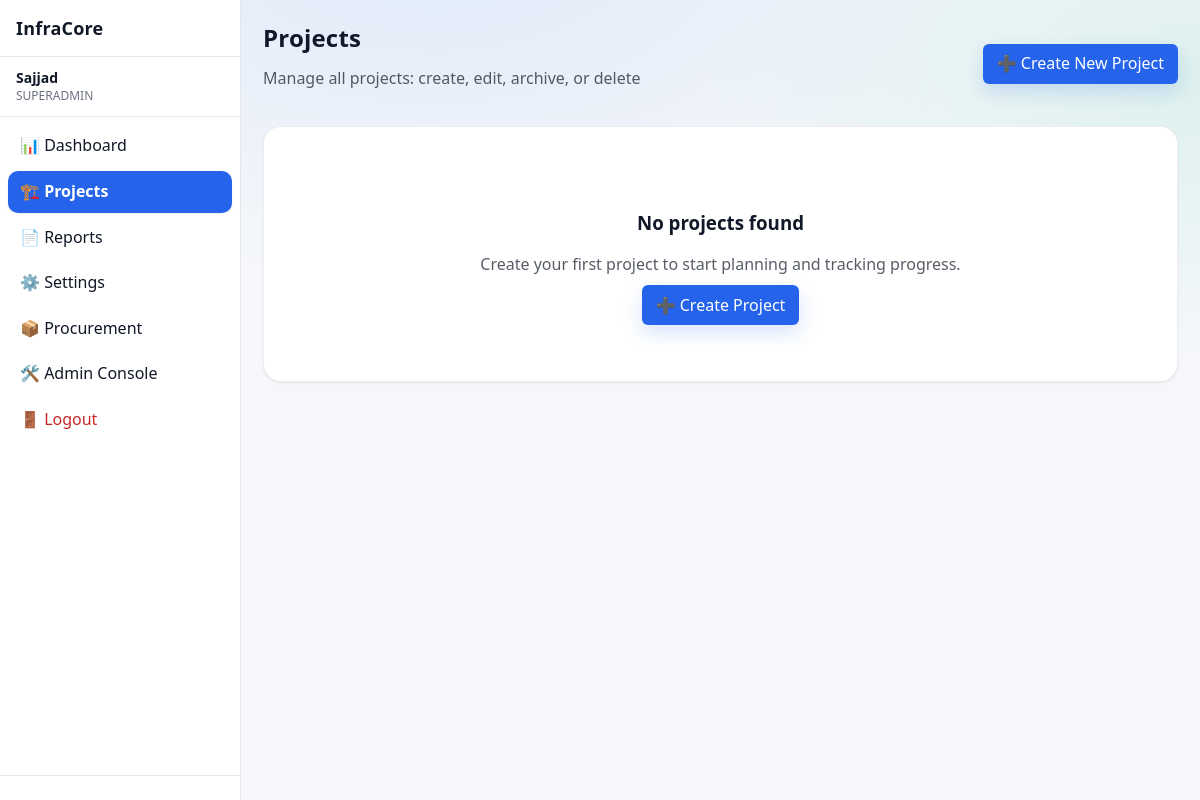
Page /projects (signed in) on the earlier database version.
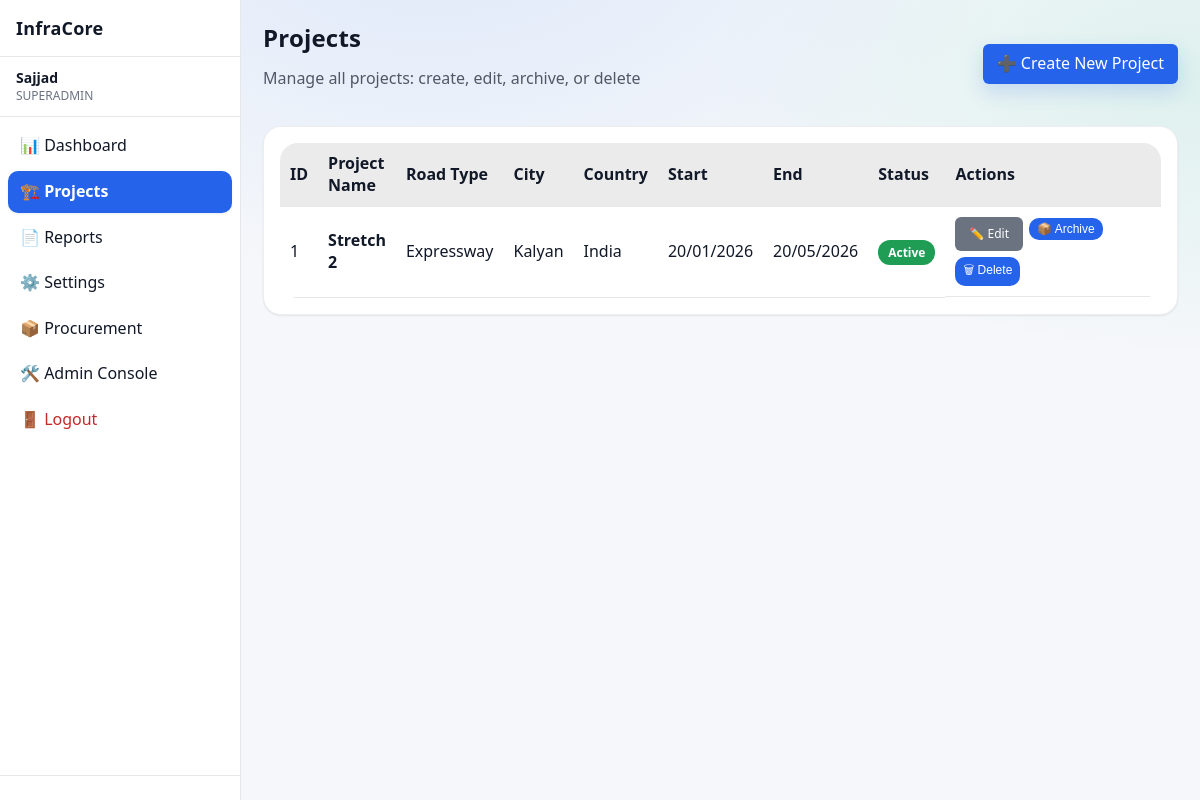
Same page on the later database version.
### app/models/project.py (models this page shows)
class Project(Base):
    __tablename__ = "projects"
    id = Column(Integer, primary_key=True, index=True)
    name = Column(String(255), nullable=False)
    project_code = Column(String(100), nullable=True)
    client_authority = Column(String(255), nullable=True)
    contractor = Column(String(255), nullable=True)
    consultant_pmc = Column(String(255), nullable=True)
    is_active = Column(Boolean, default=True, nullable=False)
    status = Column(String(20), default="active", nullable=False)
    road_type = Column(String(100), nullable=False)
    lanes = Column(Integer, nullable=False)
    road_width = Column(Float, nullable=False)
    road_length_km = Column(Float, nullable=False)
    carriageway_width = Column(Float, nullable=True)
    shoulder_type = Column(String(100), nullable=True)
    median_type = Column(String(100), nullable=True)
    project_type = Column(String(50), nullable=False, server_default="")
    road_name = Column(String(255), nullable=True)
    lane_configuration = Column(String(10), nullable=True)
    road_pavement_type = Column(String(20), nullable=True)
    terrain_type = Column(String(20), nullable=True)
    concrete_pavement_type = Column(String(20), nullable=True)  # PQC/RCC
    slab_thickness_mm = Column(Integer, nullable=True)
    grade_of_concrete = Column(String(20), nullable=True)
    joint_spacing_m = Column(Float, nullable=True)
    dowel_diameter_mm = Column(Integer, nullable=True)
    tie_bar_diameter_mm = Column(Integer, nullable=True)
    road_construction_type = Column(String(100), nullable=True)
    road_category = Column(String(100), nullable=True)
    road_engineering_type = Column(String(150), nullable=True)
    road_preset_key = Column(String(200), nullable=True)
    road_extras_json = Column(Text, nullable=True)
    preset_activities_json = Column(Text, nullable=True)
    preset_materials_json = Column(Text, nullable=True)
    country = Column(String(100), nullable=False)
    state = Column(String(100), nullable=True)
    district = Column(String(100), nullable=True)
    city = Column(String(100), nullable=False)
    location_id = Column(Integer, ForeignKey("locations.id"), nullable=True)
    chainage_start = Column(String(50), nullable=True)
    chainage_end = Column(String(50), nullable=True)
    planned_start_date = Column(Date, nullable=False)
    planned_end_date = Column(Date, nullable=False)
    created_by = Column(Integer, nullable=False)
    created_at = Column(DateTime, default=datetime.utcnow, nullable=False)
    updated_at = Column(
        DateTime,
        default=datetime.utcnow,
        onupdate=datetime.utcnow,
        nullable=False,
    )
    completed_at = Column(DateTime, nullable=True)
    activities = relationship(
        "Activity",
        back_populates="project",
        cascade="all, delete-orphan"
    )
    project_activities = relationship(
        "ProjectActivity",
        back_populates="project",
        cascade="all, delete-orphan"
    )
    planned_materials = relationship(
        "PlannedMaterial",
        back_populates="project",
        cascade="all, delete-orphan"
    )
    material_usage_daily = relationship(
        "MaterialUsageDaily",
        back_populates="project",
        cascade="all, delete-orphan"
    )
    location = relationship("Location")

### app/routes/projects.py (the view)
@router.get("", response_class=HTMLResponse)
def projects_page(request: Request, db: Session = Depends(get_db)):
    user = request.session.get("user")
    if not user:
        flash(request, "Please login to continue", "warning")
        return RedirectResponse("/login", status_code=302)
    base = (
        db.query(Project)
        .outerjoin(ProjectUser, Project.id == ProjectUser.project_id)
        .filter(
            Project.is_active == True,
            Project.status == "active",
            Project.completed_at.is_(None),
        )
    )
    base = base.filter(
        ~func.lower(Project.name).like("%preset%"),
        ~func.lower(Project.name).like("%test%"),
    )
    if user.get("role") in {"admin", "superadmin"}:
        projects = base.distinct().order_by(Project.id.desc()).all()
    else:
        projects = (
            base.filter(
                (Project.created_by == user["id"]) |
                (ProjectUser.user_id == user["id"])
            )
            .distinct()
            .order_by(Project.id.desc())
            .all()
        )
    return templates.TemplateResponse(
        "projects.html",
        {"request": request, "projects": projects, "user": user}
    )

### app/templates/projects.html (shortened to what this page needs)
{% extends "base.html" %}
{% block content %}
<div class="page-header"
     style="display:flex;justify-content:space-between;align-items:center;margin-bottom:20px;flex-wrap:wrap;gap:12px">
    <div>
        <h1 class="page-title">Projects</h1>
        <p style="opacity:0.7;margin-top:4px">
            Manage all projects: create, edit, archive, or delete
        </p>
    </div>
    {% if user["role"] in ["admin", "superadmin", "manager"] %}
    <div style="display:flex;gap:10px">
        <a href="/projects/new" class="btn-primary">
            ➕ Create New Project
        </a>
    </div>
    {% endif %}
</div>
<div class="card">
    {% if projects %}
    <table class="table">
        <thead>
            <tr>
                <th>ID</th>
                <th>Project Name</th>
                <th>Road Type</th>
                <th>City</th>
                <th>Country</th>
                <th>Start</th>
                <th>End</th>
                <th>Status</th>
                <th style="width:240px">Actions</th>
            </tr>
        </thead>
        <tbody>
        {% for project in projects %}
            <tr>
                <td>{{ project.id }}</td>
                <td>
                    <strong>{{ project.name }}</strong>
                </td>
                <td>{{ project.road_type }}</td>
                <td>{{ project.city }}</td>
                <td>{{ project.country }}</td>
                <td>{{ project.planned_start_date|ddmmyyyy }}</td>
                <td>{{ project.planned_end_date|ddmmyyyy }}</td>
                <td>
                    {% if project.is_active %}
                        <span class="badge badge-success">Active</span>
                    {% else %}
                        <span class="badge badge-danger">Archived</span>
                    {% endif %}
                </td>
                <td style="display:flex;gap:6px;flex-wrap:wrap">
                    {% if user["role"] in ["admin", "superadmin", "manager"] %}
                    <a href="/projects/{{ project.id }}/edit"
                       class="btn-secondary btn-sm">
                        ✏️ Edit
                    </a>
                    {% endif %}
                      {% if user["role"] in ["admin", "superadmin", "manager"] %}
                    <form method="post"
                          action="/projects/{{ project.id }}/archive"
                          onsubmit="return confirm('Archive this project? It will be hidden from active lists but can be restored later.')">
                        <button class="btn-warning btn-sm" type="submit">
                            {% if project.is_active %}
                                📦 Archive
                            {% else %}
                                ♻ Restore
                            {% endif %}
                        </button>
                    </form>
                    {% endif %}
                      {% if user["role"] in ["admin", "superadmin"] %}
                    <form method="post"
                          action="/projects/{{ project.id }}/delete"
                          onsubmit="return confirm('Delete this project permanently? This cannot be undone.')">
                        <button class="btn-danger btn-sm" type="submit">
                            🗑 Delete
                        </button>
                    </form>
                    {% endif %}
                </td>
            </tr>
        {% endfor %}
        </tbody>
    </table>
    {% else %}
    <div style="text-align:center;padding:48px">
        <h3>No projects found</h3>
        <p style="opacity:0.7;margin:8px 0 20px">
            Create your first project to start planning and tracking progress.
        </p>
        {% if user["role"] in ["admin", "superadmin", "manager"] %}
        <a href="/projects/new" class="btn-primary">
            ➕ Create Project
        </a>
        {% else %}
        <span class="badge badge-info">No access to create projects</span>
        {% endif %}
    </div>
    {% endif %}
</div>
{% endblock %}

Differences in the rows shown:
added Project: id "1", name "Stretch 2", road_type "Expressway", city "Kalyan", country "India", planned_start_date|ddmmyyyy "20/01/2026", planned_end_date|ddmmyyyy "20/05/2026", is_active "Active"
Other differences:
text no longer shown: "No projects found Create your first project to start planning and tracking progress. ➕ Create Project"
text now shown: "ID Project Name Road Type City Country Start End Status Actions"
